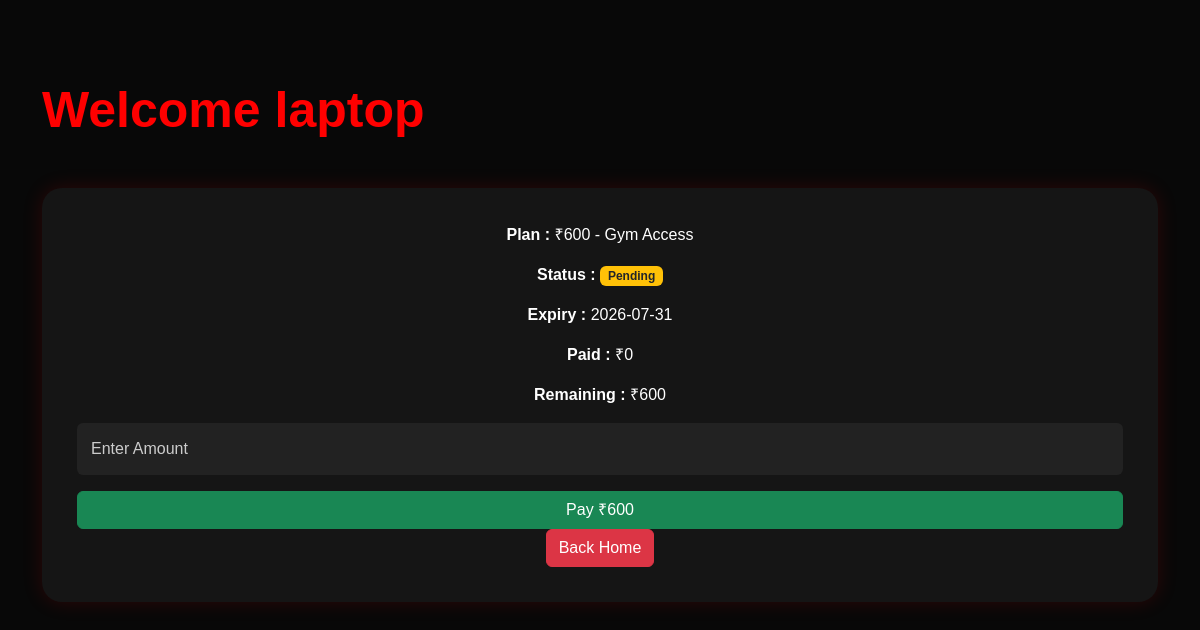
The app's page /member-dashboard/1, older data.
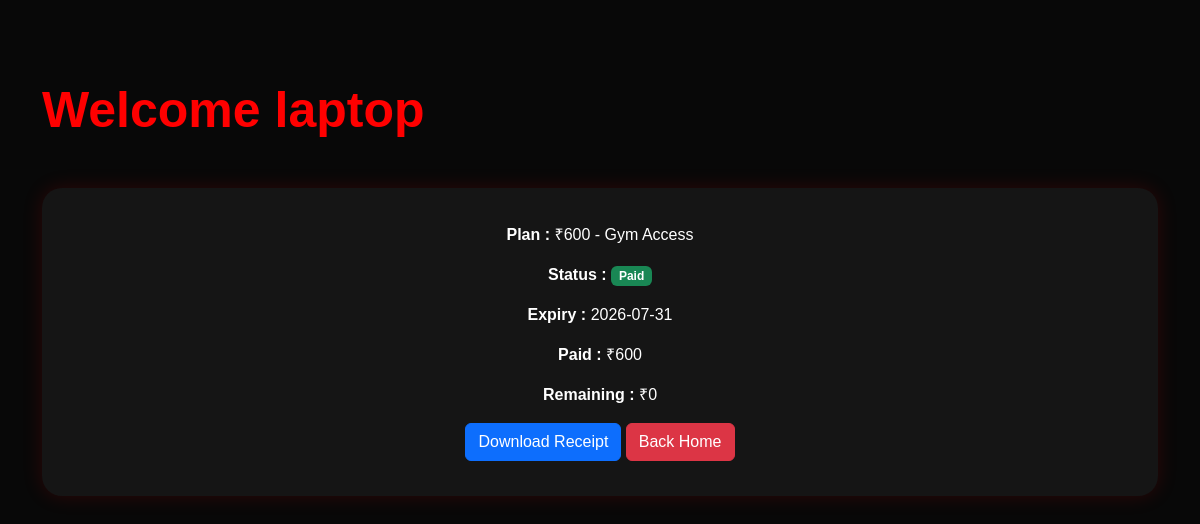
The same page, newer data.
### app.py (models this page shows)
class Member(db.Model):
    id = db.Column(db.Integer, primary_key=True)
    gym_number = db.Column(db.Integer, unique=True)
    name = db.Column(db.String(100))
    phone = db.Column(db.String(20))
    age = db.Column(db.Integer)
    plan = db.Column(db.String(100))
    goal = db.Column(db.String(100))
    join_date = db.Column(db.Date, default=date.today)
    expiry_date = db.Column(db.Date)
    payment_status = db.Column(db.String(20), default="Pending")
    paid_amount = db.Column(db.Integer, default=0)
    remaining_amount = db.Column(db.Integer, default=0)

### app.py (the view)
@app.route("/member-dashboard/<int:id>")
def member_dashboard(id):
    member = Member.query.get_or_404(id)
    return render_template("member-dashboard.html", member=member)

### templates/member-dashboard.html (shortened to what this page needs)
<!DOCTYPE html>
<html>
<head>
<link href="https://cdn.jsdelivr.net/npm/bootstrap@5.3.3/dist/css/bootstrap.min.css"
rel="stylesheet">
<link rel="stylesheet"
href="{{ url_for('static', filename='css/style.css') }}">
</head>
<body>
<section class="dashboard-section">
<div class="container">
<h2 class="section-title">
Welcome {{ member.name }}
</h2>
<div class="dashboard-card mt-5">
<p>
<strong>Plan :</strong>
{{ member.plan }}
</p>
<p>
<strong>Status :</strong>
{% if member.payment_status == "Paid" %}
<span class="badge bg-success">Paid</span>
{% elif member.payment_status == "Partial" %}
<span class="badge bg-info text-dark">Partial</span>
{% else %}
<span class="badge bg-warning text-dark">Pending</span>
{% endif %}
</p>
<p>
<strong>Expiry :</strong>
{{ member.expiry_date }}
</p>
<p>
<strong>Paid :</strong>
₹{{ member.paid_amount }}
</p>
<p>
<strong>Remaining :</strong>
₹{{ member.remaining_amount }}
</p>
{% if member.payment_status != "Paid" %}
<form action="{{ url_for('pay_partial', id=member.id) }}"
      method="POST"
      class="mt-3">
    <input type="number"
           name="amount"
           min="1"
           max="{{ member.remaining_amount }}"
           class="form-control mb-3"
           placeholder="Enter Amount"
           required>
    <button class="btn btn-success w-100">
        Pay ₹{{ member.remaining_amount }}
    </button>
</form>
{% else %}
<a href="{{ url_for('download_receipt', id=member.id) }}"
   class="btn btn-primary">
   Download Receipt
</a>
{% endif %}
<a href="{{ url_for('home') }}"
class="btn btn-danger">
Back Home
</a>
</div>
</div>
</section>
</body>
</html>

### static/css/style.css (style rules this page uses)
* { margin: 0; padding: 0; box-sizing: border-box; scroll-behavior: smooth; }
body { background: #080808; color: #fff; font-family: Arial, sans-serif; }
.section-title { font-size: 50px; font-weight: 700; color: red; }
.dashboard-section { min-height: 100vh; padding: 80px 0; background: #080808; }
.dashboard-card { padding: 35px; text-align: center; background: #151515; border-radius: 20px; box-shadow: 0 0 20px rgba(255, 0, 0, 0.15); }

Row changes from the older to the newer data that the page shows:
changed Member "laptop": payment_status "Pending" → "Paid" (drawn); paid_amount "0" → "600"; remaining_amount "600" → "0"; remaining_amount "600" → (not shown)
Text that changed along with them:
text no longer shown: "Pending Pay ₹"
text now shown: "Paid Download Receipt"
